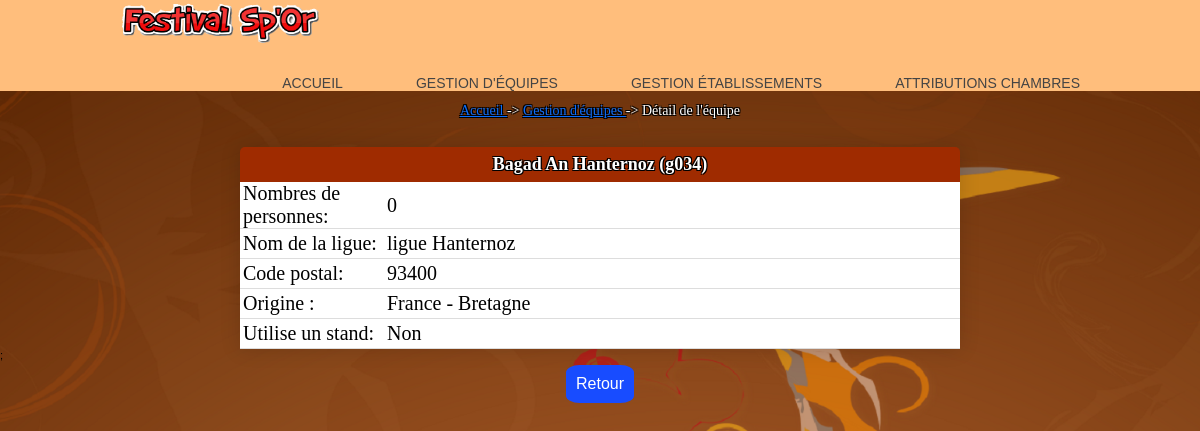
/detailEquipe.php?id=g034, run on an earlier commit of the app's database.
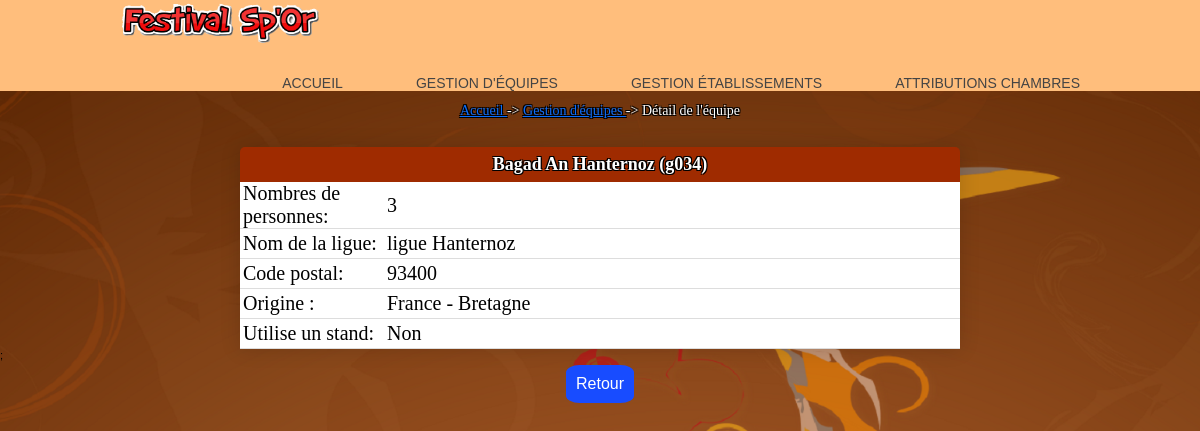
And on a later commit of the database.
### tables this page shows
create table Groupe
(
	id char(4) not null, 
	nom varchar(40) not null, 
	identiteResponsable varchar(40) not null,
	adressePostale varchar(120) not null,
	nombrePersonnes integer not null, 
	nomPays varchar(40) not null, 
	hebergement char(1) not null,
	stand boolean not null,
	constraint pk_Groupe primary key(id)
);

### _gestionBase.inc.php (called while the page is built, shortened)
<?php
   $hote="localhost";
   $login="root";
   $mdp="";
   try{
      $connexion = new PDO("mysql:host=$hote;dbname=festival", $login, $mdp);
      $connexion->exec("set names utf8");
      return $connexion;
   }
   catch(PDOException $e){
      echo "Erreur :" . $e->getMessage();
      die();
   }
function obtenirDetailEquipe($connexion, $id)
{
   $req="SELECT * from Groupe where id='$id'";
   $rsEtab=$connexion->query($req);
   return $rsEtab->fetchAll();
}
?>

### detailEquipe.php (the view, shortened to what this page needs)
<?php
include("_debut.inc.php");
include("_gestionBase.inc.php");
echo "<br><p class='textArianne' align='center'><a  href = 'index.php'> Accueil </a> -> <a href = 'gestionequipe.php'>
Gestion d'équipes  </a> -> Détail de l'équipe</p><br>";
$id=$_REQUEST['id'];
$lgEtab=obtenirDetailEquipe($connexion, $id);
foreach ($lgEtab as $row) {
      $id=$row['id'];
      $nom=$row['nom'];
      $identiteResponsable=$row['identiteResponsable'];
      $adressePostale=$row['adressePostale'];
      $nombrePersonnes=$row['nombrePersonnes'];
      $nomPays=$row['nomPays'];
      $stand=$row['stand'];
   echo "
   <table width='60%' cellspacing='0' cellpadding='0' align='center' class='content-table'>
      <thead>
      <tr>
         <th colspan='3'>$nom ($id)</th>
      </tr>
      </thead>
      <tr>
         <td  width='20%'> Nombres de personnes: </td>
         <td>$nombrePersonnes</td>
      </tr>
      <tr>
         <td  width='20%'> Nom de la ligue: </td>
         <td>$identiteResponsable</td>
      </tr>
            <tr>
         <td  width='20%'> Code postal: </td>
         <td>$adressePostale</td>
      </tr>
      <tr>
         <td> Origine : </td>
         <td>$nomPays</td>
      </tr>
      <tr>
         <td> Utilise un stand: </td>";
         if ($stand==1)
         {
            echo "<td> Oui </td>";
         }
         else
         {
            echo "<td> Non </td>";
         }
      echo "
      </tr>
   </table>;
   <table align='center' cellspacing='15' cellpadding='0'>
      <tr>
         <td colspan='2' align='center'><a class='buttonRetour' href='gestionEquipe.php'>Retour</a>
         </td>
      </tr>";
}
?>

What changed in the data, as far as the page shows it:
changed groupe "ligue Hanternoz": nombrePersonnes "0" → "3"
